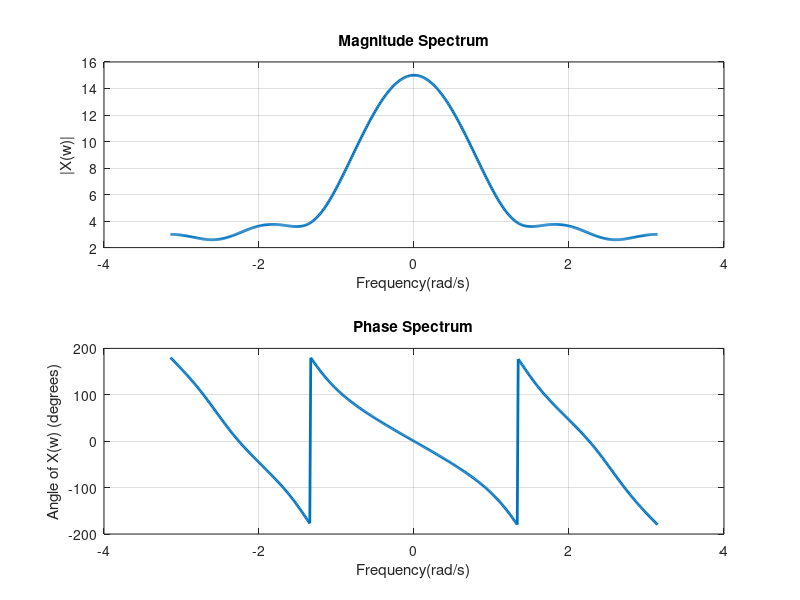

The MATLAB source for this figure:
clc;
clear all;
close all;


n = -1:3; % time index for the signal
x = 1:5; % signal

M = 501; % Number of points in digital frequency grid
w = linspace(-pi, pi, M); % Defining digital frequency grid
X = zeros(1, length(w)); % Defining the spectrum vector of x

% To find out X, we need to carry out the sum in equation (4)
for i1=1:M
    for i2=1:length(x)
        X(i1)=X(i1)+x(i2)*exp(-1i*w(i1)*n(i2));    
    end
end


subplot(211)
plot(w, abs(X), 'Linewidth', 2);
title('Magnitude Spectrum');
ylabel('|X(w)|');
xlabel('Frequency(rad/s)');
grid on
subplot(212)
plot(w, angle(X)*180/pi, 'Linewidth', 2);
title('Phase Spectrum');
ylabel('Angle of X(w) (degrees)');
xlabel('Frequency(rad/s)');
grid on
